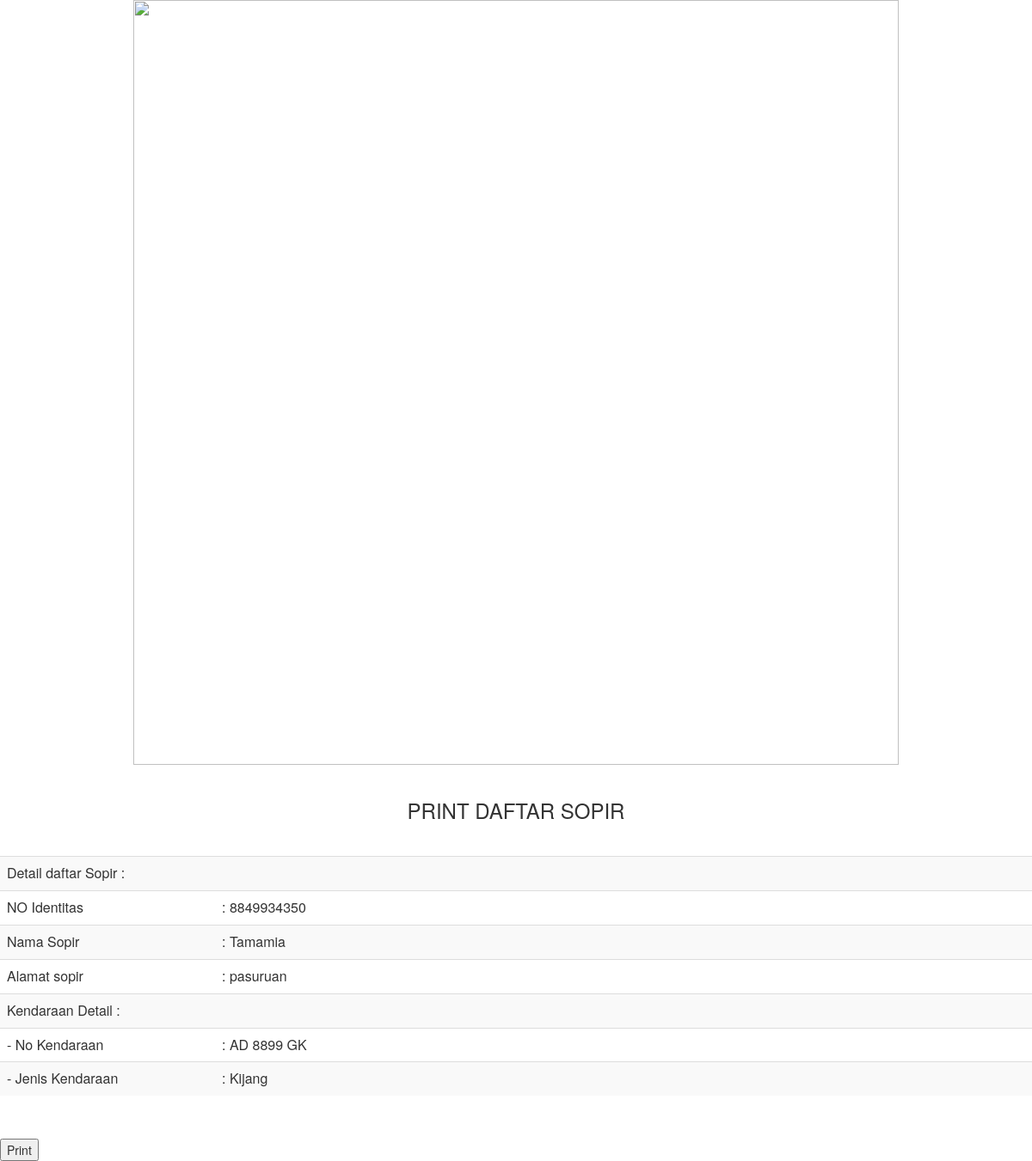
Page /laporan/sopir/sopir.php?sopir=4 on the committed database.
### tables this page shows
CREATE TABLE IF NOT EXISTS `sopir` (
  `id` int(11) NOT NULL,
  `noidentitas` varchar(50) NOT NULL DEFAULT '0',
  `nama` varchar(50) NOT NULL DEFAULT '0',
  `alamat` varchar(50) NOT NULL DEFAULT '0',
  `no_kendaraan` varchar(50) NOT NULL DEFAULT '0'
);

CREATE TABLE IF NOT EXISTS `kendaraan` (
  `no_kendaraan` varchar(50) NOT NULL,
  `jenis_kendaraan` varchar(50) NOT NULL,
  `pemilik_kendaraan` int(11) NOT NULL
);

### control/sopir.php (called while the page is built, shortened)
<?php
function ambilSopir($id) {
    $data = mysql_query("select * from sopir where id = " . $id . "") or exit(mysql_error());
    $return = mysql_fetch_assoc($data);
    return $return;
}

### control/kendaraan.php (called while the page is built, shortened)
<?php
function ambilKendaraan($id) {
    $data = mysql_query("select * from kendaraan where no_kendaraan = '" . $id . "'") or exit(mysql_error());
    $return = mysql_fetch_assoc($data);
    return $return;
}

### laporan/sopir/sopir.php (the view, shortened to what this page needs)
<?php
include '../../control/sopir.php';
include '../../control/kendaraan.php';
include '../layout/kop.php';
?>
<link href="../../include/css/bootstrap.css" rel="stylesheet" type="text/css">
<div class="col-md-12" style="text-align:center">
    <h3>PRINT DAFTAR SOPIR</h3>
</div>
<?php
if (isset($_GET['sopir'])) {
    $value = ambilSopir($_GET['sopir']);
}
?>
<p>&nbsp;</p>
<table class="table table-striped">
  <tbody>
    <tr>
      <td colspan="2">Detail daftar Sopir : </td>
    </tr>
    <tr>
      <td width="250">NO Identitas</td>
      <td>: <?php echo $value['noidentitas']?></td>
    </tr>
    <tr>
      <td>Nama Sopir</td>
      <td>: <?php echo $value['nama']?></td>
    </tr>
    <tr>
      <td>Alamat sopir</td>
      <td>: <?php echo $value['alamat']?></td>
    </tr>
    <tr>
      <td colspan="2">Kendaraan Detail     : </td>
    </tr>
    <tr>
      <td>- No Kendaraan</td>
      <td>: <?php echo ambilKendaraan($value['no_kendaraan'])['no_kendaraan']?></td>
    </tr>
    <tr>
      <td>- Jenis Kendaraan</td>
      <td>: <?php echo ambilKendaraan($value['no_kendaraan'])['jenis_kendaraan']?></td>
    </tr>
  </tbody>
</table>
<p>&nbsp;</p>
<button type="button" onClick="window.print()">Print</button>

### rows in the picture
sopir: noidentitas "8849934350", nama "Tamamia", alamat "pasuruan", no_kendaraan "AD 8899 GK", no_kendaraan.jenis_kendaraan "Kijang"
